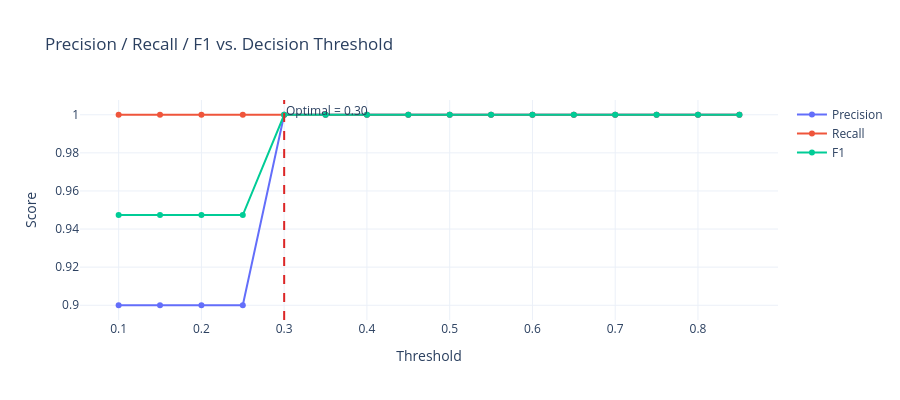

Here is the notebook cell this chart was saved with:
### Code cell
def find_optimal_threshold(
    model,
    X_test: pd.DataFrame,
    y_test: pd.Series,
) -> float:
    """Find the decision threshold that maximizes F1 score on the test set.

    Parameters
    ----------
    model : sklearn Pipeline
        Trained model with a predict_proba method.
    X_test : pd.DataFrame
        Test feature matrix.
    y_test : pd.Series
        Test labels.

    Returns
    -------
    float
        Optimal classification threshold (0.0 to 1.0).
    """
    y_prob = model.predict_proba(X_test)[:, 1]
    thresholds = np.arange(0.10, 0.90, 0.05)
    records = []

    for thresh in thresholds:
        y_pred = (y_prob >= thresh).astype(int)
        prec = precision_score(y_test, y_pred, zero_division=0)
        rec = recall_score(y_test, y_pred, zero_division=0)
        f1 = f1_score(y_test, y_pred, zero_division=0)
        records.append({"threshold": thresh, "precision": prec, "recall": rec, "f1": f1})

    thresh_df = pd.DataFrame(records)
    best_row = thresh_df.loc[thresh_df["f1"].idxmax()]
    optimal = float(best_row["threshold"])

    fig = go.Figure()
    for metric in ["precision", "recall", "f1"]:
        fig.add_trace(go.Scatter(
            x=thresh_df["threshold"],
            y=thresh_df[metric],
            name=metric.capitalize(),
            mode="lines+markers",
        ))
    fig.add_vline(x=optimal, line_dash="dash", line_color="#DC2626",
                  annotation_text=f"Optimal = {optimal:.2f}")
    fig.update_layout(
        title="Precision / Recall / F1 vs. Decision Threshold",
        xaxis_title="Threshold",
        yaxis_title="Score",
        template="plotly_white",
        height=400,
    )
    fig.show()

    print(f"Optimal threshold: {optimal:.2f}")
    print(f"  F1: {best_row['f1']:.4f}  |  Precision: {best_row['precision']:.4f}  |  Recall: {best_row['recall']:.4f}")
    return optimal


OPTIMAL_THRESHOLD = find_optimal_threshold(BEST_MODEL, X_test, y_test)

### Figure 1 — Plotly figure (JSON) as saved in the notebook; plotly's stock layout.template omitted (floating-point values rounded to 4 significant figures)
{"data": [{"mode": "lines+markers", "name": "Precision", "type": "scatter", "x": [0.1, 0.15, 0.2, 0.25, 0.3, 0.35, 0.4, 0.45, 0.5, 0.55, 0.6, 0.65, 0.7, 0.75, 0.8, 0.85], "y": [0.9, 0.9, 0.9, 0.9, 1, 1, 1, 1, 1, 1, 1, 1, 1, 1, 1, 1]}, {"mode": "lines+markers", "name": "Recall", "type": "scatter", "x": [0.1, 0.15, 0.2, 0.25, 0.3, 0.35, 0.4, 0.45, 0.5, 0.55, 0.6, 0.65, 0.7, 0.75, 0.8, 0.85], "y": [1, 1, 1, 1, 1, 1, 1, 1, 1, 1, 1, 1, 1, 1, 1, 1]}, {"mode": "lines+markers", "name": "F1", "type": "scatter", "x": [0.1, 0.15, 0.2, 0.25, 0.3, 0.35, 0.4, 0.45, 0.5, 0.55, 0.6, 0.65, 0.7, 0.75, 0.8, 0.85], "y": [0.9474, 0.9474, 0.9474, 0.9474, 1, 1, 1, 1, 1, 1, 1, 1, 1, 1, 1, 1]}], "layout": {"annotations": [{"showarrow": false, "text": "Optimal = 0.30", "x": 0.3, "xanchor": "left", "xref": "x", "y": 1, "yanchor": "top", "yref": "y domain"}], "height": 400, "shapes": [{"line": {"color": "#DC2626", "dash": "dash"}, "type": "line", "x0": 0.3, "x1": 0.3, "xref": "x", "y0": 0, "y1": 1, "yref": "y domain"}], "title": {"text": "Precision / Recall / F1 vs. Decision Threshold"}, "xaxis": {"title": {"text": "Threshold"}}, "yaxis": {"title": {"text": "Score"}}}}
